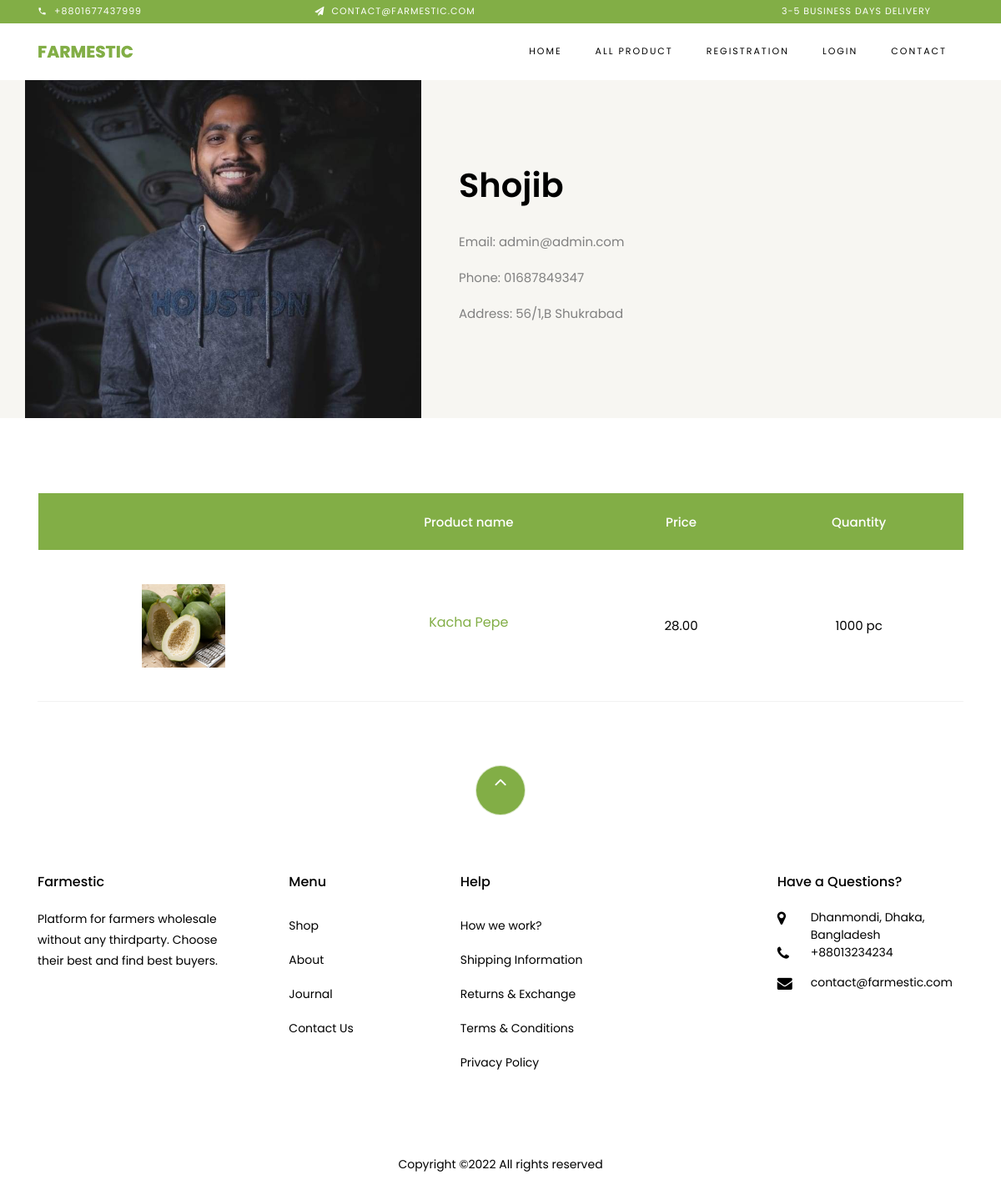
The page /seller/1 on the database as committed earlier.
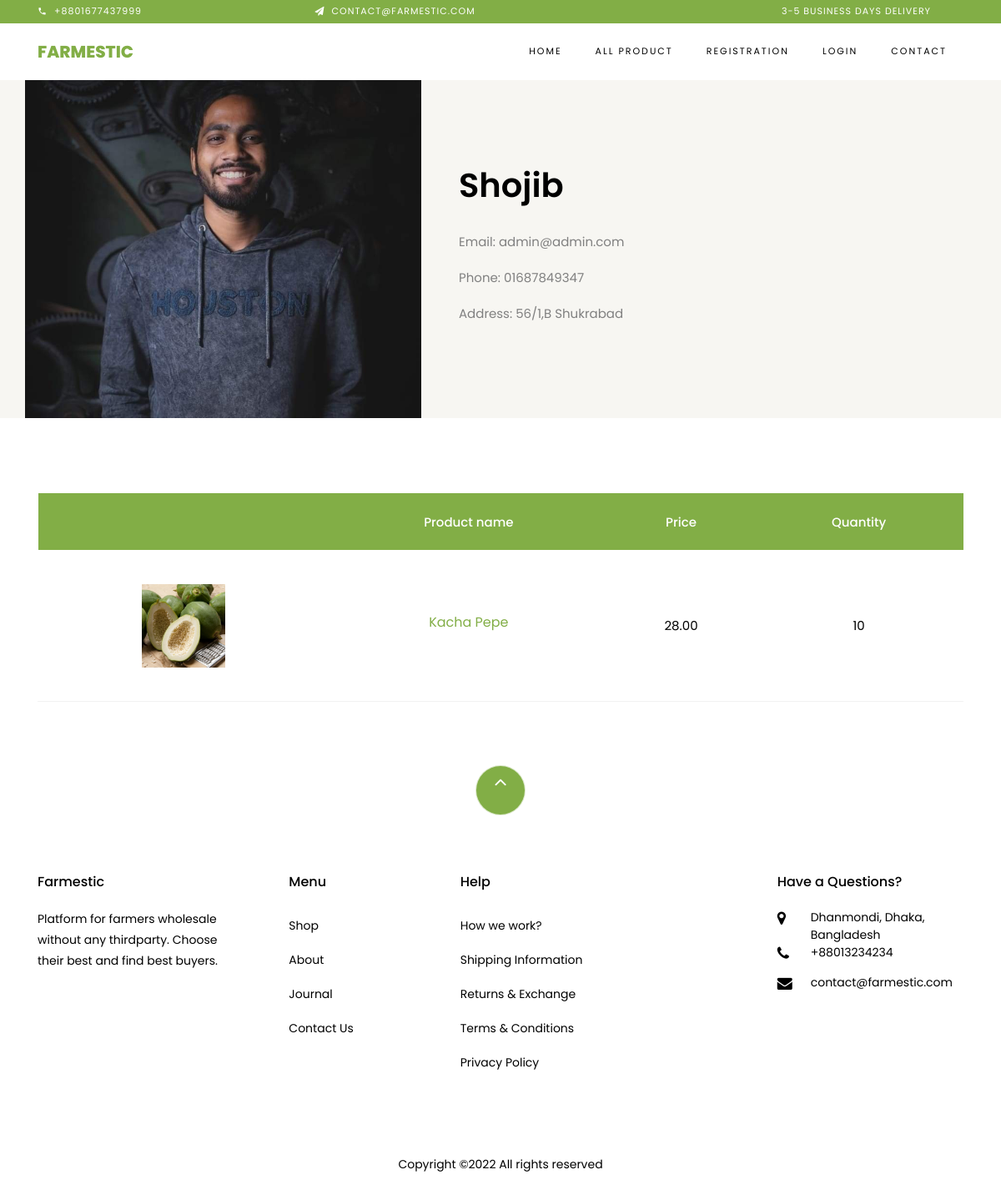
The same page on the database as committed later.
### home/models.py (models this page shows, shortened)
class Product(models.Model):
    category_choice=(
        ('Fruits','Fruits'),
        ('Vagetable','Vagetable'),
        ('Oil','Oil'),
        ('Rice','Rice'),
        ('Others','Others'),
    )
    category = models.CharField(max_length=60,choices=category_choice,null=True,blank=True)
    user = models.ForeignKey(User, on_delete=models.CASCADE, null=True, blank=True)
    name = models.CharField(max_length=100)
    price = models.DecimalField(max_digits=8, decimal_places=2)
    image = models.ImageField(upload_to='products')
    description = models.TextField()
    quantity = models.CharField(max_length=100,blank=True,null=True)
    date_added = models.DateField(auto_now_add=True)
    is_approved = models.BooleanField(default=False)

### home/views.py (the view)
# urls.py: path('seller/<int:id>',views.seller_profile,name="seller_profile"),
def seller_profile(request,id):
    user_data = User.objects.get(id=id)
    print(user_data)
    products_data = Product.objects.filter(user=user_data)
    context = {
        'user_data':user_data,
        'products_data':products_data
    }
    return render(request,'accounts/seller_profile.html',context)

### templates/accounts/seller_profile.html
{% extends 'base.html' %}
{% load static %}
{% block content %}
<section class="ftco-section ftco-no-pb ftco-no-pt bg-light">
    <div class="container">
        <div class="row">
            <div class="col-md-5 p-md-5 img img-2 d-flex justify-content-center align-items-center" style="background-image: url({{user_data.image.url}});">
            </div>
            <div class="col-md-7 py-5 wrap-about pb-md-5 ftco-animate">
      <div class="heading-section-bold mb-4 mt-md-5">
          <div class="ml-md-0">
            <h2 class="mb-4">{{user_data.first_name}}</h2>
        </div>
      </div>
      <div class="pb-md-5">
            <p>Email: {{user_data.email}}</p>
            <p>Phone: {{user_data.phone}}</p>
            <p>Address: {{user_data.address}}</p>
                </div>
            </div>
        </div>
    </div>
</section>
<section class="ftco-section ftco-cart">
    <div class="container">
        <div class="row">
        <div class="col-md-12 ftco-animate">
            <div class="cart-list">
                <table class="table">
                    <thead class="thead-primary">
                      <tr class="text-center">
                        <th>&nbsp;</th>
                        <th>Product name</th>
                        <th>Price</th>
                        <th>Quantity</th>
                      </tr>
                    </thead>
                    <tbody>
                        {% for p in products_data %}
                      <tr class="text-center">
                        <td class="image-prod"><div class="img" style="background-image:url({{p.image.url}});"></div></td>
                        <td class="product-name">
                            <h3><a href="{% url 'product_details' p.id %}">{{p.name}}</a></h3>
                        </td>
                        <td class="price">{{p.price}}</td>
                        <td class="price">{{p.quantity}}</td>
                      </tr>
                      {% endfor %}
                    </tbody>
                  </table>
              </div>
        </div>
    </div>
    </div>
</section>
{% endblock content %}

Rows that differ between the two databases and show on the page:
changed Product "Kacha Pepe": quantity "1000 pc" → "10"
